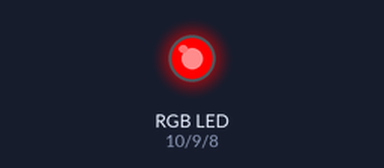
A sketch run on a simulated Arduino Uno, built with avr-gcc and run on an emulated ATmega328P. Parts: an RGB LED mixed from three pins (HIGH = lit).

Above: at 0.05 s.
At 4.0 s:
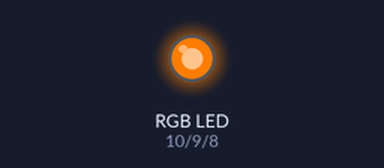
Timing chart, 0 to 4.6 s (numbered marks = the images above):
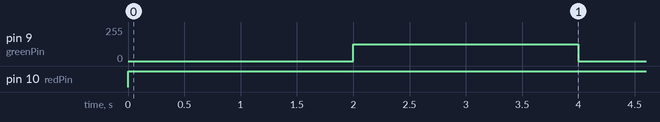

The sketch:

RGBTRIAL.ino
```cpp
int bluePin=8;
int greenPin=9;
int redPin=10;
String mycolor;
String msg="What colour do you want?";
void setup() {
  // put your setup code here, to run once:
  Serial.begin(9600);
  pinMode(redPin,OUTPUT);
  pinMode(bluePin,OUTPUT);
  pinMode(greenPin,OUTPUT);
}

void loop() {

//  digitalWrite(bluePin,HIGH);
//  digitalWrite(redPin,LOW);
//  digitalWrite(greenPin,LOW);
//  delay(2000);
//  digitalWrite(greenPin,HIGH);
//  digitalWrite(bluePin,LOW);
//  digitalWrite(redPin,LOW);
//  delay(2000);
  digitalWrite(redPin,HIGH);
  digitalWrite(greenPin,LOW);
  digitalWrite(bluePin,LOW);
  delay(2000);
  analogWrite(redPin,255);
  analogWrite(greenPin,125);
  analogWrite(bluePin,0);
  delay(2000);
}
```

Measured:
- by itself, pin 9 (greenPin): alternates 125/255 for 2.0 s and 0/255 for 2.0 s
- by itself, pin 10 (redPin): LOW → HIGH at 0.00 s
